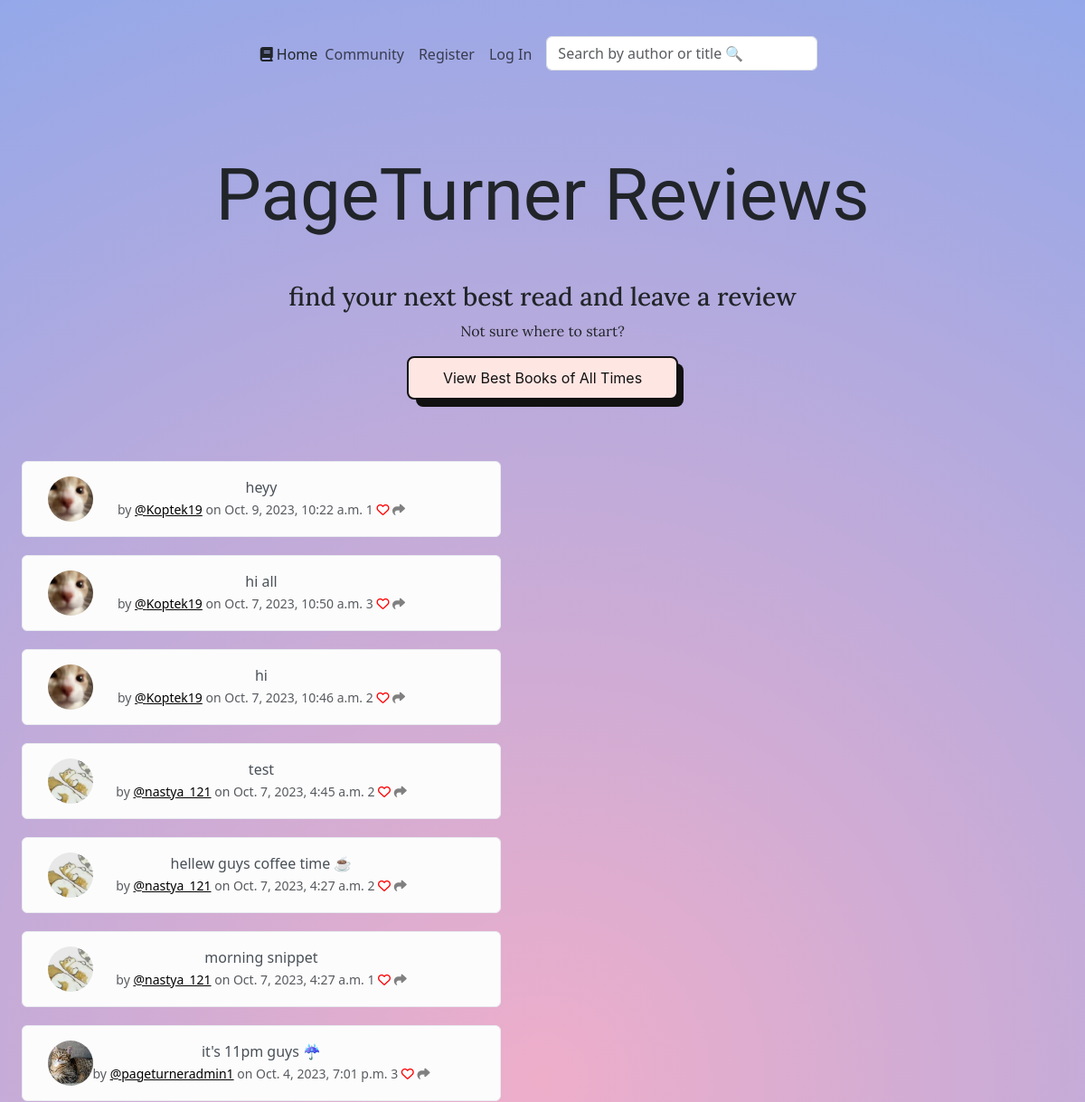
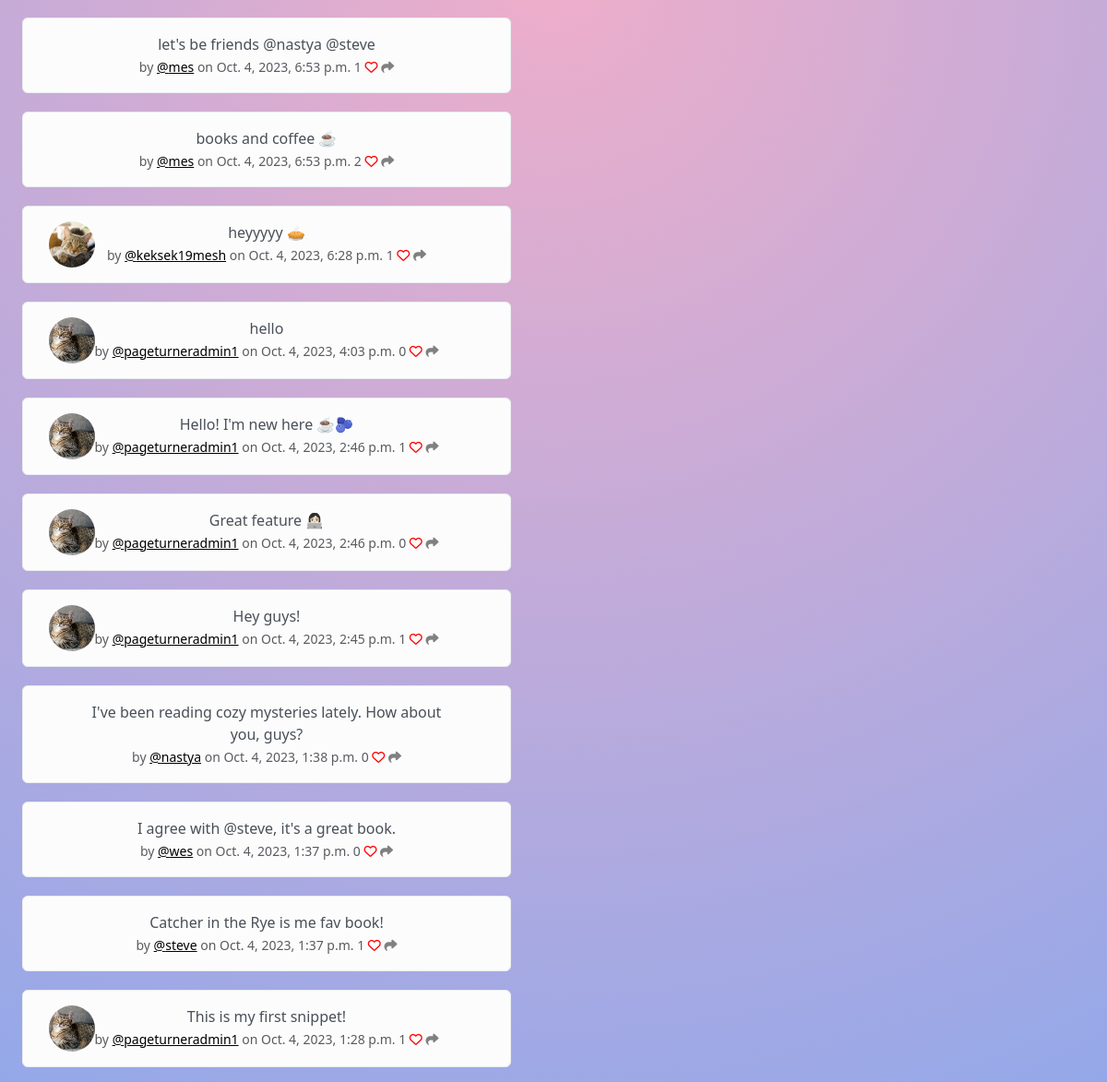
/, run on an earlier commit of the app's database (2 pictures, top to bottom).
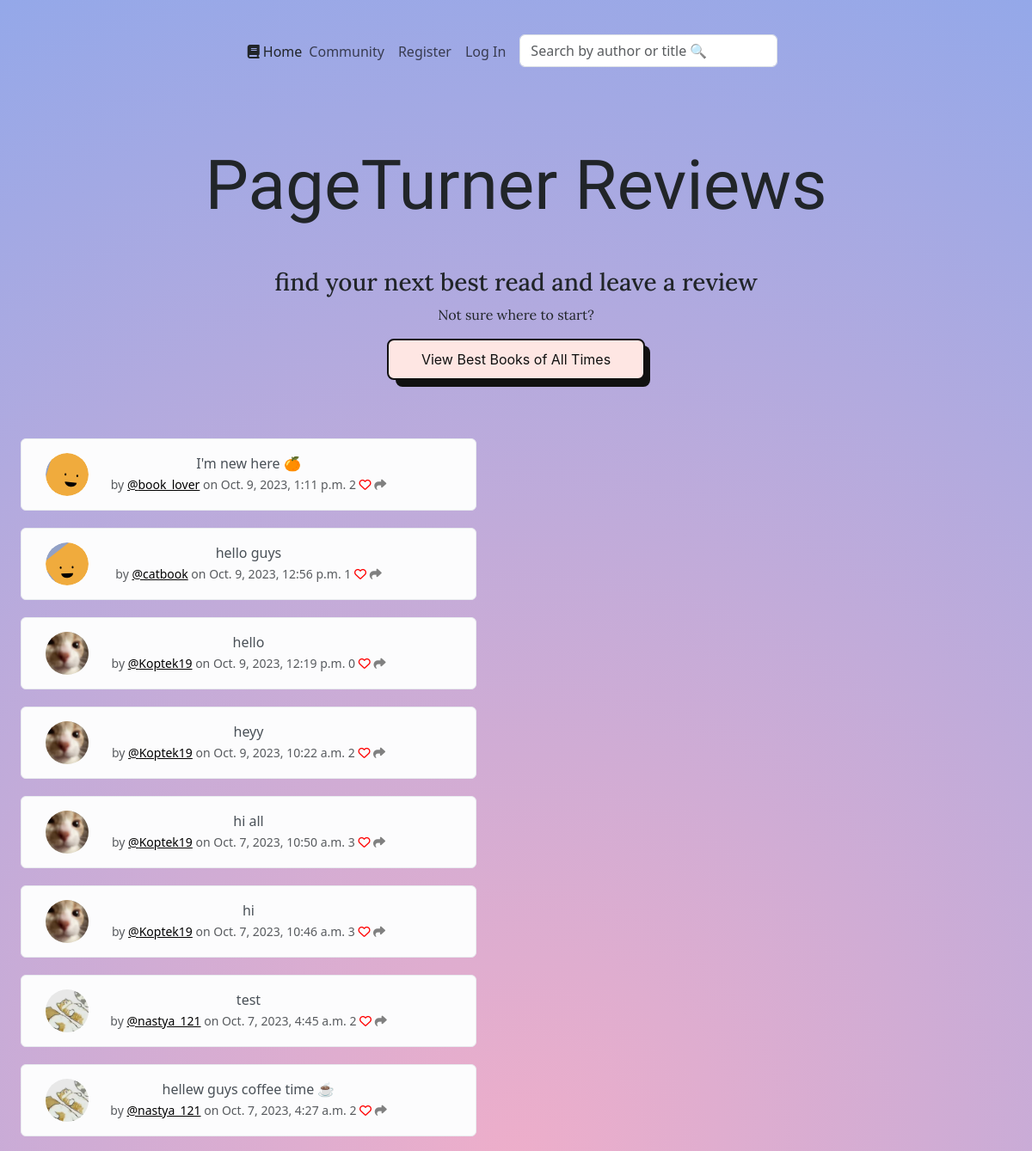
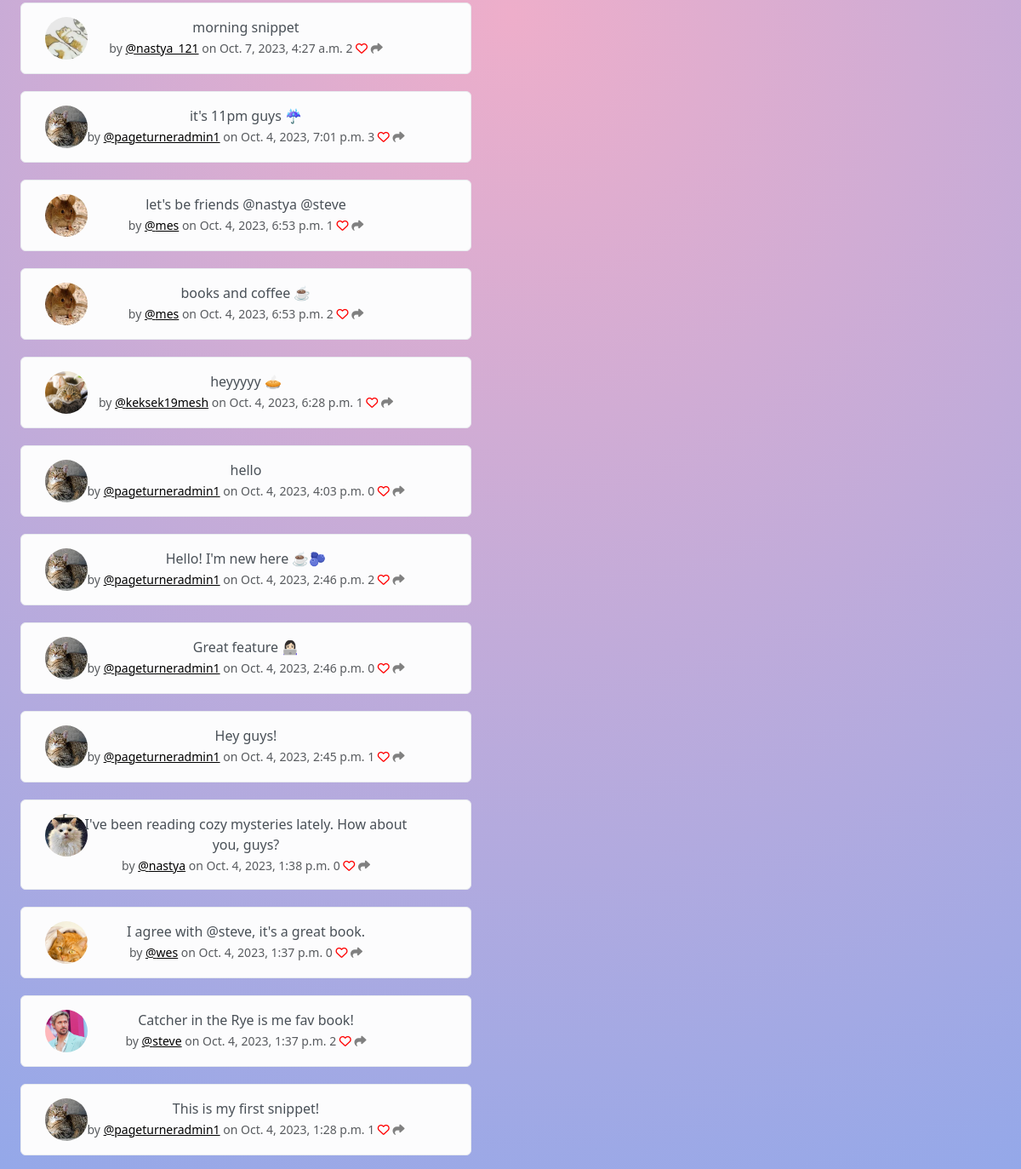
And on a later commit of the database (2 pictures, top to bottom).
### members/models.py (models this page shows, shortened)
class Snippet(models.Model):
    user = models.ForeignKey(User, related_name="snippets", on_delete=models.DO_NOTHING)
    body = models.CharField(max_length=300)
    created_at = models.DateTimeField(auto_now_add=True)
    likes = models.ManyToManyField(User, related_name="snippet_like", blank=True)
    def number_of_likes(self):
        return self.likes.count()

class Profile(models.Model):
    user = models.OneToOneField(User, on_delete=models.CASCADE)
    follows = models.ManyToManyField("self",
                                     related_name="followed_by",
                                     symmetrical=False,
                                     blank=True)
    date_modified = models.DateTimeField(User, auto_now=True)
    profile_image = models.ImageField(null=True, blank=True, upload_to="images")
    profile_bio = models.CharField(null=True, blank=True, max_length=500)
    homepage_link = models.CharField(null=True, blank=True, max_length=100)
    instagram_link = models.CharField(null=True, blank=True, max_length=100)
    facebook_link = models.CharField(null=True, blank=True, max_length=100)

### reviews/views.py (the view)
# urls.py: path('', views.welcome_page, name="welcome_page"),
def welcome_page(request):
    if request.user.is_authenticated:
        form = SnippetForm(request.POST or None)
        if request.method == "POST":
            if form.is_valid():
                snippet = form.save(commit=False)
                snippet.user = request.user
                snippet.save()
                messages.success(request, "Your snippet has been posted!")
                return redirect("welcome_page")
        snippets = Snippet.objects.all().order_by("-created_at")
        return render(request, "reviews/base.html", {"snippets": snippets, "form": form})
    else:
        snippets = Snippet.objects.all().order_by("-created_at")
        return render(request, "reviews/base.html", {"snippets": snippets})

### reviews/templates/reviews/base.html (shortened to what this page needs)
{% extends "base.html" %}
{% load static %}
{% block content %}
<div class="container-xxl">
    <div class="text-center">
        <h1 class="mt-5">PageTurner Reviews</h1>
        <h3 class="mt-5">find your next best read and leave a review</h3>
        <p class="mt-2">Not sure where to start?</p>
    </div>
    <div class="button-container mt-3 mb-5">
        <a class="button-56 book-info" href="{% url 'book_list' %}">View Best Books of All Times</a>
    </div>
    <div class="container-xxl text-center">
        <div class="row">
            <div class="col-8">
                {% for snippet in snippets %}
                <div class="alert alert-light" role="alert">
                    <div class="container">
                        <div class="row">
                            <div class="col-1">
                                {% if snippet.user.profile.profile_image %}
                                <img class="profile-image-snippet" src="{{ snippet.user.profile.profile_image.url }}">
                                {% else %}
                                {{ profile.avatar_svg|safe }}
                                {% endif %}
                            </div>
                            <div class="col-10">
                                {{ snippet.body }} <br/>
                                <small class="text-muted"> by <a href="{% url 'profile' snippet.user.profile.user.id %}">@{{ snippet.user.username }}</a>
                                     on
                                    {{ snippet.created_at }}
                                    {{ snippet.number_of_likes }}
                                    {% if user in snippet.likes.all %}
                                    <a href="{% url 'snippet_like' snippet.id %}"><i class="fa-solid fa-heart" style="color:red"></i></a>
                                    {% else %}
                                    <a href="{% url 'snippet_like' snippet.id %}"><i class="fa-regular fa-heart" style="color:red"></i></a>
                                    {% endif %}
                                    <a href="{% url 'snippet_share' snippet.id %}"><i class="fa-solid fa-share" style="color:gray"></i></a>
                                </small>
                            </div>
                        </div>
                    </div>
                </div>
                {% endfor %}
            </div>
            <div class="col-4 mt-4">
            </div>
        </div>
        {% endblock %}

What changed in the data, as far as the page shows it:
added Snippet: user.profile.profile_image (picture), body "I'm new here 🍊", user.username "book_lover", created_at "Oct. 9, 2023, 1:11 p.m.", number_of_likes "2"
added Snippet: user.profile.profile_image (picture), body "hello guys", user.username "catbook", created_at "Oct. 9, 2023, 12:56 p.m.", number_of_likes "1"
added Snippet: user.profile.profile_image (picture), body "hello", user.username "Koptek19", created_at "Oct. 9, 2023, 12:19 p.m.", number_of_likes "0"
computed for Snippet "heyy": number_of_likes "1" → "2"
computed for Snippet "hi": number_of_likes "2" → "3"
computed for Snippet "morning snippet": number_of_likes "1" → "2"
changed through a linked row, Snippet "let's be friends @nastya @steve": user.profile.profile_image: picture added
changed through a linked row, Snippet "books and coffee ☕️": user.profile.profile_image: picture added
computed for Snippet "Hello! I'm new here ☕️🫐": number_of_likes "1" → "2"
changed through a linked row, Snippet "I've been reading cozy mysteries lately. How about you, guys?": user.profile.profile_image: picture added
changed through a linked row, Snippet "I agree with @steve, it's a great book.": user.profile.profile_image: picture added
changed through a linked row, Snippet "Catcher in the Rye is me fav book!": user.profile.profile_image: picture added; number_of_likes "1" → "2"
